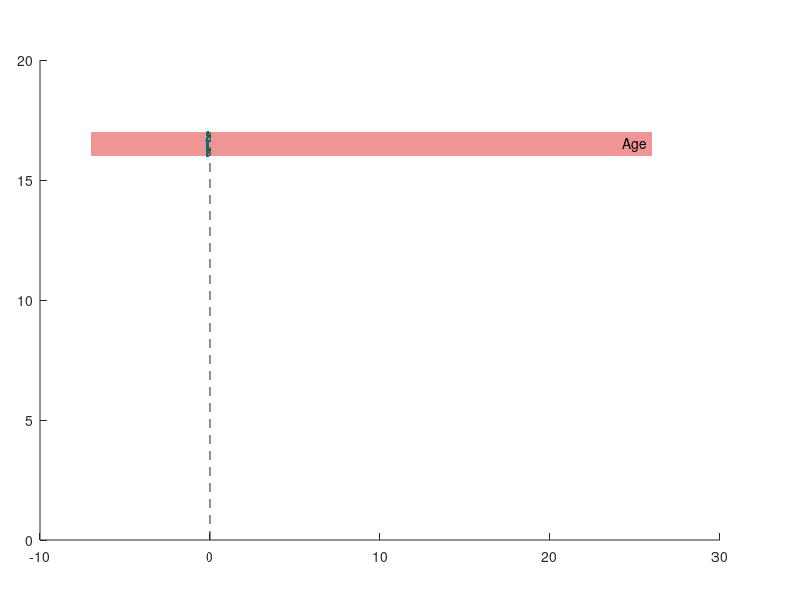

This chart was generated by the following MATLAB code: (Note: this script raises an error after producing the figure.)
% This script takes the results of the R models (LASSO, RF) with ranks for
% both Fugl-Meyer (FM) and Wolf (WO).

%% data prep
load('R_results.mat')

% convert data type so it's more usable

gg = struct2cell(FM_Lin_LASSO_sort);
gg = gg';
FM_LASSO = cell2mat(gg);

gg = struct2cell(FM_Lin_RF_sort);
gg = gg';
FM_RF = cell2mat(gg);

gg = struct2cell(Wolf_Lin_LASSO_sort);
gg = gg';
WO_LASSO = cell2mat(gg);
trash = WO_LASSO(2,:);
WO_LASSO(2,:) = WO_LASSO(11,:);
WO_LASSO(11,:) = trash;

trash = rnam3{2};
rnam3{2} = rnam3{11};
rnam3{11} = trash;

gg = struct2cell(Wolf_Lin_RF_sort);
gg = gg';
WO_RF = cell2mat(gg);

%% colormaps
% Frequency of selection will be conveyed through patches behind the plot,
% with the darker patches correlating with more frequent selection. so
% first we need to create a colormap:

% start values are the base values for colors here
% Red for Fugl-Meyer (matching R plots)
% start 238 59 59
% end 251 208 208
map = zeros(100,3);
map(:,1) = linspace(251/255,238/255,100);
map(:,2) = linspace(208/255,150/255,100);
map(:,3) = linspace(208/255,150/255,100);
mapComp = ones(100,3)-map;
% Green for Wolf (to match R plots)
% start 85 107 47
% end 232 239 220
map2 = zeros(100,3);
map2(:,1) = linspace(232/255,176/255,100);
map2(:,2) = linspace(222/255,200/255,100);
map2(:,3) = linspace(220/255,97/255,100);
map2Comp = ones(100,3)-map2;
%% plotting LASSO Fugl-Meyer

% box limits
Y = prctile(FM_LASSO,[25 50 75],2); % calculate 25% 50% 75% for each feature

xmax = ceil(max(max(FM_LASSO)));
xmin = floor(min(min(FM_LASSO)));
figure(1)
clf
set(gca,'Position',[.05 .1 .85 .8])
hold on
for i = 1:size(FM_LASSO,1)
    nrow = size(FM_LASSO,1);
    % center of box at nrow-i+0.5
    ymid = (nrow-i)+0.5;   
    xx = [xmin xmax xmax xmin];
    yy = [ymid-0.5 ymid-0.5 ymid+0.5 ymid+0.5];
    col = map(countFM(i),:);
    patch(xx,yy,col,'EdgeColor','none');
    for j = 1:100
        if isnan(FM_LASSO(i,j))
            continue
        end
        yy = ymid + (rand-0.5); % add noise to y-value
        plot(FM_LASSO(i,j),yy,'.','Color',mapComp(countFM(i),:),'MarkerSize',5);
    end
    text(xmax-0.3,ymid,rnam1{i},'HorizontalAlignment','right');
    % now plot the box for each value
    line([Y(i,1) Y(i,3)],[ymid-0.25 ymid-0.25],'Color',mapComp(countFM(i),:));
    line([Y(i,1) Y(i,1)],[ymid-0.25 ymid+0.25],'Color',mapComp(countFM(i),:));
    line([Y(i,3) Y(i,3)],[ymid-0.25 ymid+0.25],'Color',mapComp(countFM(i),:));
    line([Y(i,3) Y(i,1)],[ymid+0.25 ymid+0.25],'Color',mapComp(countFM(i),:));
    line([Y(i,2) Y(i,2)],[ymid-0.25 ymid+0.25],'Color',mapComp(countFM(i),:)); % Median
    h1 = plot([0 0],[0 nrow],'Color',[0.016 0.184 0.184],'LineStyle','--');
    h1.Color(4) = 1;
end
colormap(map)
c1 = colorbar('Ticks',[0,.20,.40,.60,.80,1.00],'TickLabels',{'0','20','40',...
    '60','80','100'},'Location','east','Position',[0.92 0.13 0.02 0.7]);
c1.Label.String = 'Selection Frequency';
box off
set(gca,'YColor','none','Color','none')
xlim([xmin xmax])

%% Plotting LASSO Wolf
% box limits
Y = prctile(WO_LASSO,[25 50 75],2); % calculate 25% 50% 75% for each feature

xmax = ceil(max(max(WO_LASSO)));
xmin = floor(min(min(WO_LASSO)));
figure(2)
clf
set(gca,'Position',[.05 .1 .85 .8])
hold on
for i = 1:size(WO_LASSO,1)
    nrow = size(WO_LASSO,1);
    % center of box at nrow-i+0.5
    ymid = (nrow-i)+0.5;   
    xx = [xmin xmax xmax xmin];
    yy = [ymid-0.5 ymid-0.5 ymid+0.5 ymid+0.5];
    col = map2(countWO(i),:);
    patch(xx,yy,col,'EdgeColor','none');
    for j = 1:100
        if isnan(WO_LASSO(i,j))
            continue
        end
        yy = ymid + (rand-0.5); % add noise to y-value
        plot(WO_LASSO(i,j),yy,'.','Color',map2Comp(countWO(i),:),'MarkerSize',5);
    end
    text(xmax-1,ymid,rnam3{i},'HorizontalAlignment','right');
    % now plot the box for each value
    line([Y(i,1) Y(i,3)],[ymid-0.25 ymid-0.25],'Color',map2Comp(countWO(i),:));
    line([Y(i,1) Y(i,1)],[ymid-0.25 ymid+0.25],'Color',map2Comp(countWO(i),:));
    line([Y(i,3) Y(i,3)],[ymid-0.25 ymid+0.25],'Color',map2Comp(countWO(i),:));
    line([Y(i,3) Y(i,1)],[ymid+0.25 ymid+0.25],'Color',map2Comp(countWO(i),:));
    line([Y(i,2) Y(i,2)],[ymid-0.25 ymid+0.25],'Color',map2Comp(countWO(i),:)); % Median
    h1 = plot([0 0],[0 nrow],'Color',[0.016 0.184 0.184],'LineStyle','--');
    h1.Color(4) = 1;
end
colormap(map2)
c1 = colorbar('Ticks',[0,.20,.40,.60,.80,1.00],'TickLabels',{'0','20','40',...
    '60','80','100'},'Location','east','Position',[0.92 0.13 0.02 0.7]);
c1.Label.String = 'Selection Frequency';
box off
set(gca,'YColor','none','Color','none')
xlim([xmin xmax])
 
